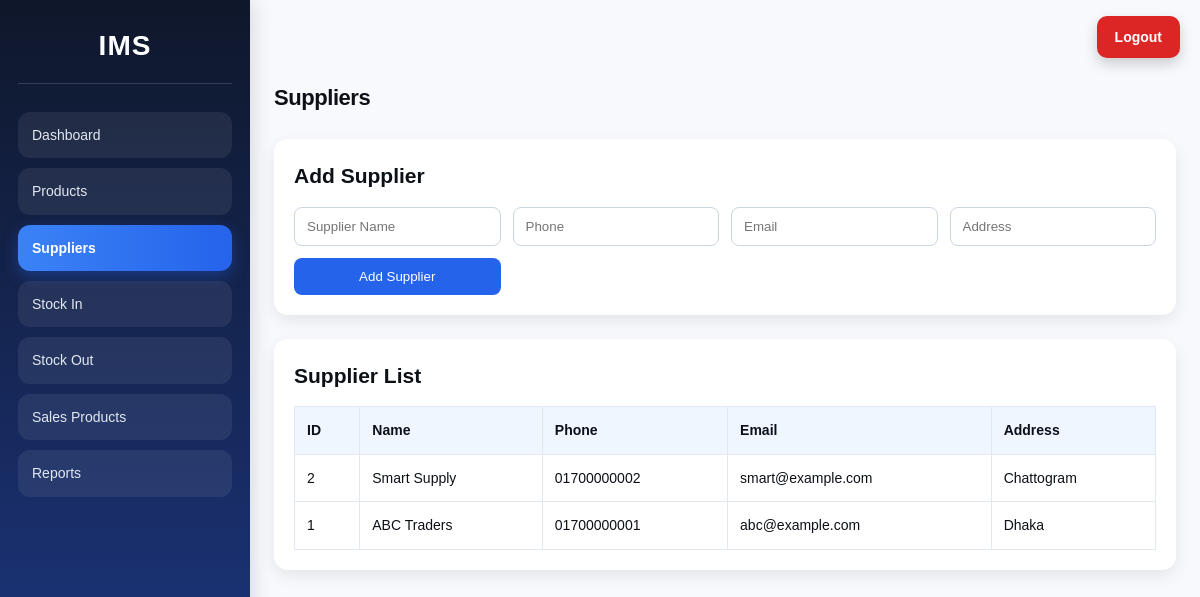
Page /suppliers.php (signed in) on the committed database.
### tables this page shows
CREATE TABLE suppliers (
    id INTEGER PRIMARY KEY AUTOINCREMENT,
    name TEXT NOT NULL,
    phone TEXT NOT NULL,
    email TEXT,
    address TEXT
);

### suppliers.php (the view, shortened to what this page needs)
<?php
require_once 'includes/auth_check.php';
$suppliers = $pdo->query("SELECT * FROM suppliers ORDER BY id DESC")->fetchAll();
require_once 'includes/header.php';
?>
<h1>Suppliers</h1>
<section class="panel">
    <h2>Add Supplier</h2>
    <form method="POST" class="grid-form">
        <input type="text" name="name" placeholder="Supplier Name" required>
        <input type="text" name="phone" placeholder="Phone" required>
        <input type="email" name="email" placeholder="Email">
        <input type="text" name="address" placeholder="Address">
        <button type="submit">Add Supplier</button>
    </form>
</section>
<section class="panel">
    <h2>Supplier List</h2>
    <table>
        <tr>
            <th>ID</th>
            <th>Name</th>
            <th>Phone</th>
            <th>Email</th>
            <th>Address</th>
        </tr>
        <?php foreach ($suppliers as $supplier): ?>
        <tr>
            <td><?= $supplier['id'] ?></td>
            <td><?= htmlspecialchars($supplier['name']) ?></td>
            <td><?= htmlspecialchars($supplier['phone']) ?></td>
            <td><?= htmlspecialchars($supplier['email']) ?></td>
            <td><?= htmlspecialchars($supplier['address']) ?></td>
        </tr>
        <?php endforeach; ?>
    </table>
</section>
<?php require_once 'includes/footer.php'; ?>

### assets/style.css (style rules this page uses)
:root { --bg: #f8f9fc; --surface: #ffffff; --surface-2: #f1f4f9; --text-primary: #0d1117; --sidebar-bg: #0d1117; --sidebar-text: #c9d0de; --sidebar-hover: #1a1f2e; --shadow-sm: 0 1px 3px rgba(13,17,23,0.06), 0 1px 2px rgba(13,17,23,0.04); --shadow-md: 0 4px 12px rgba(13,17,23,0.08), 0 2px 4px rgba(13,17,23,0.04); --shadow-lg: 0 8px 24px rgba(13,17,23,0.10),0 3px 8px rgba(13,17,23,0.05); --radius-sm: 6px; --radius-md: 10px; --radius-lg: 14px; --radius-xl: 18px; -transition: 0.18s cubic-bezier(0.4, 0,0.2,1); }
* { margin: 0; padding: 0; box-sizing: border-box; font-family: Arial, sans-serif; }
body { font-family: 'DM Sans',sans-serif; background: var(--bg); color: var(--text-primary); font-size: 14px; line-height: 1.6; -webkit-font-smoothing: antialiased; }
h1 { font-size: 22px; font-weight: 600; letter-spacing: -0.02em; color: var(--text-primary); margin-bottom: 24px; }
.panel { background: white; padding: 20px; border-radius: 14px; box-shadow: 0 6px 16px rgba(0,0,0,0.08); margin-bottom: 24px; }
.panel h2 { margin-bottom: 14px; }
.grid-form { display: grid; grid-template-columns: repeat(auto-fit, minmax(180px, 1fr)); gap: 12px; margin-top: 10px; }
input, select, button { padding: 11px 12px; border-radius: 8px; border: 1px solid #cbd5e1; }
button { background: #2563eb; color: white; border: none; cursor: pointer; }
table { width: 100%; border-collapse: collapse; margin-top: 14px; }
table th, table td { border: 1px solid #e2e8f0; padding: 12px; text-align: left; }
table th { background: #eff6ff; }

### rows in the picture
suppliers: id "2", name "Smart Supply", phone "01700000002", email "smart@example.com", address "Chattogram"
suppliers: id "1", name "ABC Traders", phone "01700000001", email "abc@example.com", address "Dhaka"
